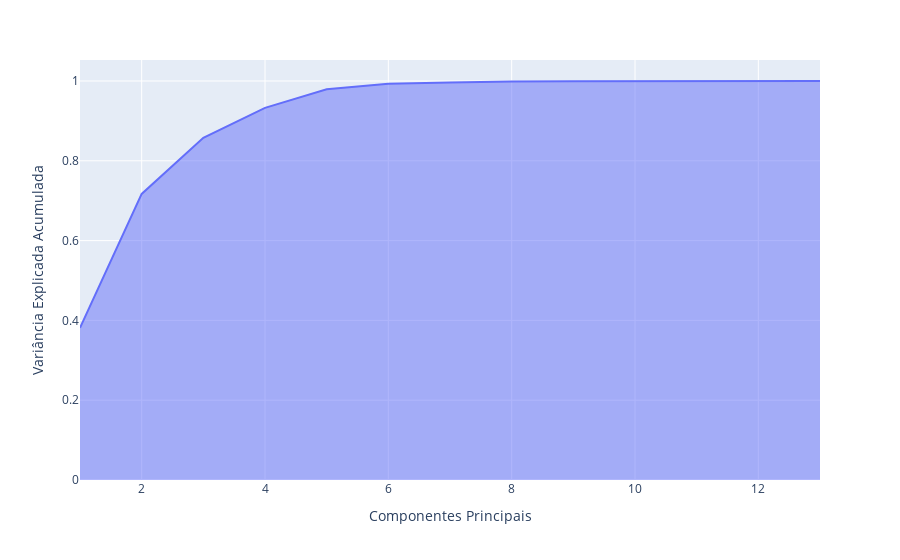

Notebook cell for this chart:
### Code cell
# Plotando o gráfico da variância explicada acumulada
px.area(
    x=range(1, pca.explained_variance_ratio_.cumsum().shape[0] + 1),
    y=pca.explained_variance_ratio_.cumsum(),
    labels={"x": "Componentes Principais", "y": "Variância Explicada Acumulada"}
)

### Figure 1 — Plotly figure (JSON) as saved in the notebook; plotly's stock layout.template omitted (floating-point values rounded to 4 significant figures)
{"data": [{"fillpattern": {"shape": ""}, "hovertemplate": "Componentes Principais=%{x}<br>Variância Explicada Acumulada=%{y}<extra></extra>", "legendgroup": "", "line": {"color": "#636efa"}, "marker": {"symbol": "circle"}, "mode": "lines", "name": "", "orientation": "v", "showlegend": false, "stackgroup": "1", "type": "scatter", "x": [1, 2, 3, 4, 5, 6, 7, 8, 9, 10, 11, 12, 13], "xaxis": "x", "y": [0.3814, 0.717, 0.8577, 0.9327, 0.9792, 0.9934, 0.9964, 0.999, 0.9996, 0.9999, 1.0, 1.0, 1.0], "yaxis": "y"}], "layout": {"legend": {"tracegroupgap": 0}, "margin": {"t": 60}, "xaxis": {"anchor": "y", "domain": [0, 1], "title": {"text": "Componentes Principais"}}, "yaxis": {"anchor": "x", "domain": [0, 1], "title": {"text": "Variância Explicada Acumulada"}}}}
